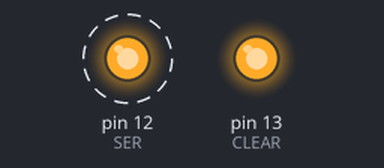
Simulated run of this sketch. Board: Arduino Uno, built with avr-gcc and run on an emulated ATmega328P. Parts: output pins drawn as LEDs (lit = HIGH). Dashed ring = blinking. Pins used as bus, display or sensor lines are not drawn.

Above: at 0.5 s.
Timing chart, 0 to 3.0 s (numbered marks = the images above):
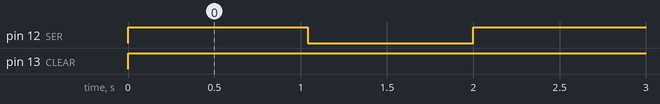

The sketch:

shift_register.ino
```cpp
#define SER 12
#define CLK 11
#define CLEAR 13


void shift_bit(int bit)
{
    digitalWrite(CLK, LOW);
    if (bit == 0) {
        digitalWrite(SER, LOW);
    } else {
        digitalWrite(SER, HIGH);
    }
    digitalWrite(CLK, HIGH);
}

void display_number(int n)
{
    digitalWrite(CLEAR, LOW);
    digitalWrite(CLEAR, HIGH);
    shift_bit(0);
    shift_bit(0);
    shift_bit(0);
    shift_bit(0);
    while(n > 0) {
        shift_bit(n % 2);
        n = n / 2;
    }
    digitalWrite(CLK, LOW);
    digitalWrite(CLK, HIGH);
}

void forward()
{
    digitalWrite(CLEAR, LOW);
    digitalWrite(CLEAR, HIGH);
    shift_bit(0);
    shift_bit(0);
    shift_bit(0);
    shift_bit(0);

    shift_bit(0);
    shift_bit(1);
    shift_bit(0);
    shift_bit(1);
    digitalWrite(CLK, LOW);
    digitalWrite(CLK, HIGH);
}

void reverse()
{
    digitalWrite(CLEAR, LOW);
    digitalWrite(CLEAR, HIGH);
    shift_bit(0);
    shift_bit(0);
    shift_bit(0);
    shift_bit(0);

    shift_bit(1);
    shift_bit(0);
    shift_bit(1);
    shift_bit(0);
    digitalWrite(CLK, LOW);
    digitalWrite(CLK, HIGH);
}

void setup()
{
    Serial.begin(9600);
    pinMode(SER, OUTPUT);
    pinMode(CLK, OUTPUT);
    pinMode(CLEAR, OUTPUT);
    digitalWrite(CLEAR, LOW);
    digitalWrite(CLEAR, HIGH);
}

void loop()
{
    //for (int i = 0; i <= 15; ++i) {
    //    display_number(i);
    //    delay(1000);
    //}
    forward();
    delay(1000);
    reverse();
    delay(1000);
    //display_number(15);
    //delay(1000);
}
```

Measured:
- by itself, pin 12 (SER): alternates HIGH for 1.0 s and LOW for 0.96 s
- by itself, pin 13 (CLEAR): LOW → HIGH at 0.00 s
